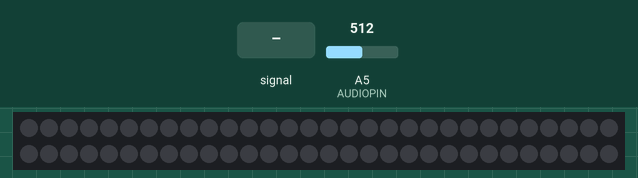
The sketch below on a simulated Arduino Uno, built with avr-gcc and run on an emulated ATmega328P. Parts: 60 RGB LEDs in strip order, left to right, continuing on the next row. Inputs (shaded band) come from the test bench; at power-on: A5 (AUDIOPIN) = 512. Dim RGB values are drawn brighter than linear.

Above: at 4.2 s.
4.3 s: A5 (AUDIOPIN) fed a 200 Hz sine of ±81 counts around its level
At 4.67 s:
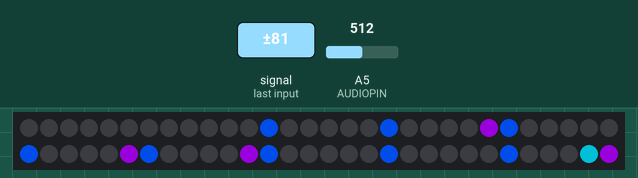
6.6 s: A5 (AUDIOPIN) fed a 1000 Hz sine of ±255 counts around its level
At 6.96 s:
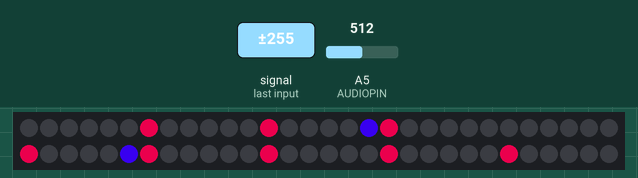
9.0 s: A5 (AUDIOPIN) set to 245
At 9.26 s:
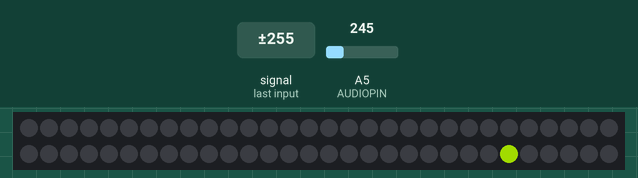
10.8 s: A5 (AUDIOPIN) fed a 200 Hz sine of ±81 counts around its level
At 11.54 s:
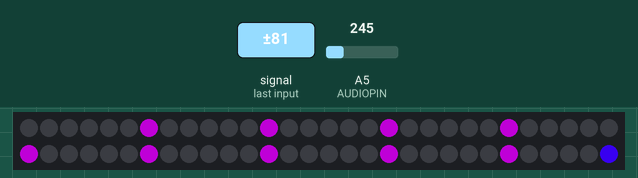
13.6 s: A5 (AUDIOPIN) set to 306
At 15.1 s:
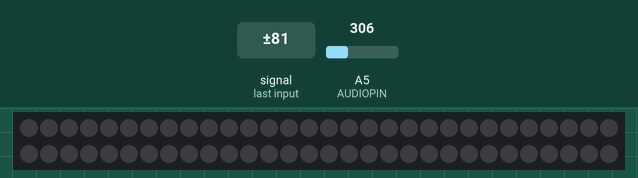
15.4 s: A5 (AUDIOPIN) fed a 50 Hz sine of ±306 counts around its level
At 16.3 s:
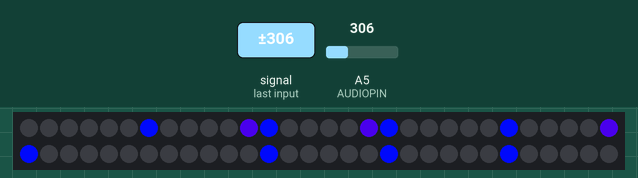

Measured:
- after the input at 4.3 s, the LEDs: change after 0.29 s (image 1)
- after the input at 9.0 s, the LEDs: change after 0.17 s (image 3)
- after the input at 10.8 s, the LEDs: first change after 0.31 s (image 4 shows a later state)
- after the input at 13.6 s, the LEDs: first differ from a run without the input after 0.33 s (image 5)
- after the input at 15.4 s, the LEDs: first change after 0.29 s (image 6 shows a later state)

The sketch:

My_Matrix_fft_orig.ino
```cpp
/*
 * Multi alternating FFT
 * changes from a 6x10 graph to a 10x6 graph - bottom up and top down
 * FFT for LED sequrntial Strip, that could be used in horizonal or even vertical plane
 * by Hans-Jurgen Greiner
 * June 2019
 *
 * based on FFT library and code from the Arduino forums
 *
 */
#include <Adafruit_NeoPixel.h>
#include <fix_fft.h>

#define AUDIOPIN A5
#define N_PIXELS 60
#define LED_PIN  6
#define NUM_FREQS 13
#define HUE_STEP_INCREMENT 20
#define HUE_MAX 255

int HEIGHT = N_PIXELS/10;
int SEG = N_PIXELS/6;

// multiAlternatingFFT

Adafruit_NeoPixel strip = Adafruit_NeoPixel(N_PIXELS, LED_PIN, NEO_GRB + NEO_KHZ800);


int freqCounter = 0;
int rotateFreqs = NUM_FREQS;
char im[128], data[128]; // FFT requires an IM-aginary part and DATA part.
char data_avgs[14];
int i=0,val;
bool reverse = false;

int offsetGreenHue = 30;
int offsetBlueHue = 150;


void setup() {

  strip.begin();
  strip.show(); // all pixels to 'off'
  Serial.begin(57600); // We all know the drill on the log stuff.

  delay(3000);   // SPOOL UP TIME
}


void loop() {
  int ledIndex = 0;
  int lclVal = 0;
  bool reverse = true;

  // Rotate the frequency,  so it is a different position every so many cycles
  if ( ++freqCounter > 1024 ) { rotateFreqs--;  }
  // Every so many cycles, change the graph from a 6x10 to a 10x6 display
  if( freqCounter > 512 ) {
    HEIGHT = N_PIXELS/6;
    SEG = N_PIXELS/10;
    reverse = !reverse; // Lets look at a protothread to change this.
  }
  // Reset the graph to a 6x10, counters, and
  if (rotateFreqs <= 0 ) {
    rotateFreqs = NUM_FREQS;
    freqCounter = 0;
    HEIGHT = N_PIXELS/10;
    SEG = N_PIXELS/6;
  }


  for (i=0; i < 128; i++){
    lclVal = 5000 * analogRead(AUDIOPIN); //shin: analog sig not detected from laptop audio out. scale to 5000
    lclVal = abs((int)lclVal % 128);
    data[i] = lclVal;
    im[i] = 0;
  };

  /*
   *  Frequency Sprectum this bad boy
   * 1. data array
   * 2. imaginary number array
   * 3. FFT requires samples in power of two, we have a 128 so in our case (2^7 == 128)
   * 4. Invert, We will always say false here
   */
  fix_fft(data,im,7,0);

  for (i=0; i< 64;i++){
    data[i] = sqrt(data[i] * data[i] + im[i] * im[i]);  // this gets the absolute value of the values in the array, so we're only dealing with positive numbers
  };


  // average bars together
  for (i=0; i<14; i++) {
    data_avgs[i] = data[i*4] + data[i*4 + 1] + data[i*4 + 2] + data[i*4 + 3];   // average together
    data_avgs[i] = map(data_avgs[i], 0, 30, 0, HEIGHT);                         // remap values
  }


  // set LoLShield
  offsetGreenHue += HUE_STEP_INCREMENT;
  offsetBlueHue += HUE_STEP_INCREMENT;
  if (offsetGreenHue >= HUE_MAX) offsetGreenHue = 0;
  if (offsetBlueHue >= HUE_MAX) offsetBlueHue = 0;

  for (int x=0; x < SEG; x++) {
    for (int y=0; y < HEIGHT; y++) {
      ledIndex = (x * HEIGHT) + y;
      if(reverse) {
        // Bump it a segment higher and take off the height
        ledIndex = ((x+1) * HEIGHT) - y;
      }
//      if (y < data_avgs[13-x]) { // 13-x reverses the bars so low to high frequences are represented from left to right.
      if (y < data_avgs[rotateFreqs-x]) { // 13-x reverses the bars so low to high frequences are represented from left to right.
        strip.setPixelColor(ledIndex, Wheel(map(data_avgs[y],0,HEIGHT,(int)offsetGreenHue, (int)offsetBlueHue)));
      } else {
        strip.setPixelColor(ledIndex, strip.Color(0,0,0));
      }
    }
  }

  strip.show();
}

// Input a value 0 to HUE_MAX, returns color value.
// The colors are a transition r - g - b - back to r.
uint32_t Wheel(byte WheelPos) {
  if(WheelPos < 85) {
    return strip.Color(WheelPos * 3, 255 - WheelPos * 3, 0);
  } else if(WheelPos < 170) {
    WheelPos -= 85;
    return strip.Color(255 - WheelPos * 3, 0, WheelPos * 3);
  } else {
    WheelPos -= 170;
    return strip.Color(0, WheelPos * 3, 255 - WheelPos * 3);
  }
}
```
